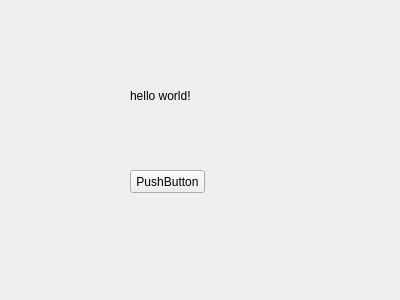
<?xml version="1.0" encoding="UTF-8"?>
<ui version="4.0">
 <class>Form</class>
 <widget class="QWidget" name="Form">
  <property name="geometry">
   <rect>
    <x>0</x>
    <y>0</y>
    <width>400</width>
    <height>300</height>
   </rect>
  </property>
  <property name="windowTitle">
   <string>Menu</string>
  </property>
  <widget class="QLabel" name="label">
   <property name="geometry">
    <rect>
     <x>130</x>
     <y>80</y>
     <width>81</width>
     <height>31</height>
    </rect>
   </property>
   <property name="text">
    <string>hello world!</string>
   </property>
  </widget>
  <widget class="QPushButton" name="pushButton">
   <property name="geometry">
    <rect>
     <x>130</x>
     <y>170</y>
     <width>75</width>
     <height>23</height>
    </rect>
   </property>
   <property name="text">
    <string>PushButton</string>
   </property>
  </widget>
 </widget>
 <resources/>
 <connections/>
</ui>
